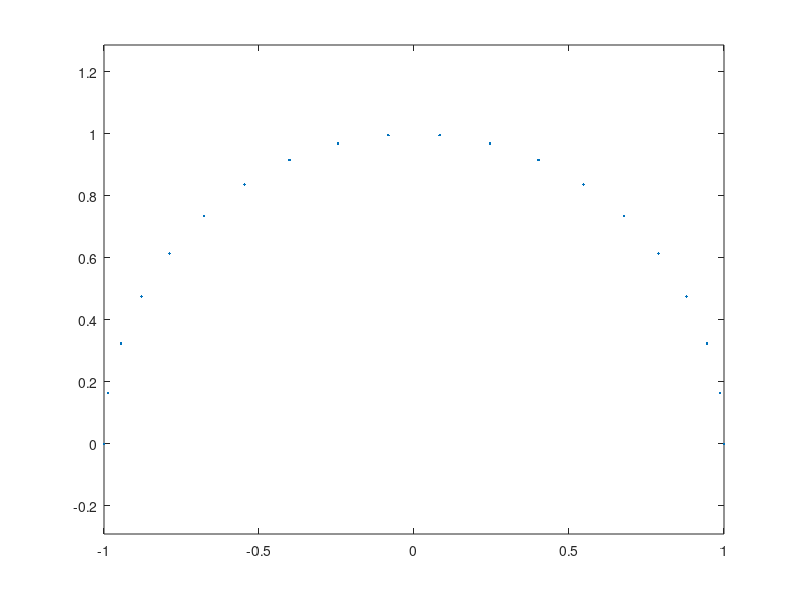

The MATLAB source for this figure: (Note: this script raises an error after producing the figure.)
%% CHEBFUN GUIDE 5: COMPLEX CHEBFUNS
% Lloyd N. Trefethen, November 2009

%% 5.1  Complex functions of a real variable

%%
% One of the attractive features of Matlab is that it handles complex
% arithmetic well. For example, here are 20 points on the upper half of the
% unit circle in the complex plane:

s = linspace(0,pi,20);
f = exp(1i*s);
plot(f,'.')
axis equal
  
%%
% In Matlab, both the variables i and j are initialized as i, the square
% root of -1, but this code uses 1i instead (just as one might write, for
% example, 3+2i or 2.2-1.1i).  Writing the imaginary unit in this fashion
% is a common trick among Matlab programmers, for it avoids the risk of
% surprises caused by i or j having been overwritten by other values. The
% "axis equal" command ensures that the real and imaginary axes are scaled
% equally.

%%
% Here is a chebfun analogue.

s = chebfun(@(s) s,[0 pi]);
f = exp(1i*s);
plot(f)
axis equal

%%
% The chebfun semicircle is represented by a polynomial of low degree:

length(f)
plot(f,'.-')
axis equal

%%
% We can have fun with variations on the theme:

subplot(1,2,1), g = s.*exp(10i*s); plot(g), axis equal
subplot(1,2,2), h = exp(2i*s)+.3*exp(20i*s); plot(h), axis equal

%%

subplot(1,2,1), plot(g.^2), axis equal
subplot(1,2,2), plot(exp(h)), axis equal

%%
% Such plots make pretty pictures, but as always with chebfuns, the
% underlying operations involve precise mathematics carried out to many
% digits of accuracy.  For example, the integral of g is -pi*i/10,

sum(g)

%%
% and the integral of h is zero:

sum(h)
%%
% Piecewise smooth complex chebfuns are also possible. For example, the
% following starts from a chebfun z defined as (1+0.5i)s for s on the
% interval [0,1] and 1+0.5i-2(s-1) for s on the interval [1,2].

z = chebfun('(1+.5i)*s','1+.5i-2*(s-1)',[0 1 2]);
subplot(1,2,1), plot(z), axis equal, grid on
subplot(1,2,2), plot(z.^2), axis equal, grid on

%%
% Actually, this way of constructing a piecewise chebfun is rather clumsy.
% An easier method is to use the "vertcat" feature of Chebfun, in which a
% construction like [f; g; h] constructs a single chebfun with the same
% values as f, g, and h, but on a domain concatenated together.  Thus if
% the domains of f, g, h are [a,b], [c,d], and [e,d], then [f; g; h] has
% three pieces with domains [a,b], [b,b+(d-c)], [b+(d-c),b+(d-c)+(d-e)].
% Using this trick, we can construct the chebfun z above in the following
% alternative manner:

  s = chebfun(@(s) s,[0 1]);
  zz = [(1+.5i)*s; 1+.5i-2*s];
  norm(z-zz)

%% 5.2 Analytic functions and conformal maps
%
% A function is *analytic* if it is differentiable in the complex sense, or
% equivalently, if it has a convergent Taylor series near each point.
% Analytic functions do interesting things in the complex plane. In
% particular, away from points where the derivative is zero, they are
% *conformal maps*, which means that though they may scale and rotate an
% infinitesimal region, they preserve angles between intersecting curves.

%%
% For example, suppose we define R to be a chebfun corresponding to the
% four sides of a rectangle and we define X to be another chebfun
% corresponding to a cross inside R.

s = chebfun('s',[0 1]);
R = [1+s; 2+2i*s; 2+2i-s; 1+2i-2i*s];
LW = 'linewidth'; lw1 = 2; lw2 = 3;
clf, subplot(1,2,1), plot(R,LW,lw2), grid on, axis equal
X = [1.3+1.5i+.4*s; 1.5+1.3i+.4i*s];
hold on, plot(X,'r',LW,lw2)

%%
% Here we see what happens to R and X under the maps z^2 and exp(z):

clf
subplot(1,2,1), plot(R.^2,LW,lw1), grid on, axis equal
hold on, plot(X.^2,'r',LW,lw2)
subplot(1,2,2), plot(exp(R),LW,lw1), grid on, axis equal
hold on, plot(exp(X),'r',LW,lw2)

%%
% We can take the same idea further and construct a grid in the complex
% plane, each segment of which is a piece of a chebfun that happens to be
% linear.  In this case we accumulate the various pieces as successive
% columns of a quasimatrix, i.e., a "matrix" whose columns are chebfuns.

  x = chebfun(@(x) x);
  S = chebfun;                  % make an empty chebfun
  for d = -1:.2:1
    S = [S d+1i*x 1i*d+x];      % add 2 more lines to the collection
  end
  clf, subplot(1,2,1), plot(S), axis equal

%%
% Here are the exponential and tangent of the grid:

  subplot(1,2,1), plot(exp(S)), axis equal
  subplot(1,2,2), plot(tan(S)), axis equal

%%
% Here is a sequence that puts all three images together on a single scale:
 
  clf
  plot(S), hold on
  plot(1.6+exp(S))
  plot(6.6+tan(S))
  axis equal, axis off

%%
% A particularly interesting set of conformal maps are the *Moebius
% transformations*, the rational functions of the form (az+b)/(cz+d) for
% constants a,b,c,d.  For example, here is a square and its image under the
% map w = 1/(1+z), and the image of the image under the same map, and the
% image of the image of the image.  We also plot the limit point given by
% the equation z = 1/(1+z), i.e., z = (sqrt(5)-1)/2.

moebius = @(z) 1./(1+z);
s = chebfun(@(s) s,[0 1]);
S = [-.5i+s; 1-.5i+1i*s; 1+.5i-s; .5i-1i*s];
clf
for j = 1:3
  S = [S moebius(S(:,j))];
end
plot(S)
hold on, axis equal
plot((sqrt(5)-1)/2,0,'.k','markersize',4)

%%
% Here's a prettier version of the same image using the Chebfun "fill"
% command.

S = [-.5i+s; 1-.5i+1i*s; 1+.5i-s; .5i-1i*s];
clf
fill(real(S),imag(S),[.5 .5 1]), axis equal, hold on
S = moebius(S); fill(real(S),imag(S),[.5 1 .5])
S = moebius(S); fill(real(S),imag(S),[1 .5 .5])
S = moebius(S); fill(real(S),imag(S),[.5 1 1 ])
plot((sqrt(5)-1)/2,0,'.k','markersize',4)
axis off

%% 5.3 Contour integrals
% If s is a real parameter and z(s) is a complex function of s, then we can
% define a contour integral in the complex plane like this:
%
%        INT f(z(s)) z'(s) ds
%
% The contour in question is the curve described by z(s) as s varies over
% its range.

%%
% For example, in the example at the end of Section 5.1 the contour
% consists of two straight segments that begin at 0 and end at -1+.5i.  We
% can compute the integral of exp(-z^2) over the contour like this:

  f = exp(-z.^2);
  I = sum(f.*diff(z))

%%
% Notice how easily the contour integral is realized in Chebfun, even over
% a contour consisting of several pieces. This particular integral is
% related to the complex error function [Weideman 1994].
  
%%
% According to *Cauchy's theorem*, the integral of an analytic function
% around a closed curve is zero, or equivalently, the integral between two
% points z1 and z2 is path-independent.  To verify this, we can compute the
% same integral over the straight segment going directly from 0 to -1+0.5i:

  w = chebfun('(-1+.5i)*s',[0 1]);
  f = exp(-w.^2);
  I2 = sum(f.*diff(w))

%%
% A *meromorphic function* is a function that is analytic in a region of
% interest in the complex plane apart from possible poles. According to the
% *Cauchy integral formula*, (1/2i*pi) times the integral of a meromorphic
% function f around a closed contour is equal to the sum of the residues of
% f associated with any poles it may have in the enclosed region.   The
% *residue* of f at a point z0 is the coefficient of the degree -1 term in
% its Laurent expansion at z0.  For example, the function exp(z)/z^3 has
% Laurent series z^(-3) + z^(-2) + (1/2)z^(-1) + (1/6)z^0 + ... at the
% origin, and so its residue there is 1/2.  We can confirm this by
% computing the contour integral around a circle:

z = chebfun('exp(1i*s)',[0 2*pi]);
f = exp(z)./z.^3;
I = sum(f.*diff(z))/(2i*pi)

%%
% Notice that we have just computed the degree 2 Taylor coefficient of
% exp(z).

%%
% When Chebfun integrates around a circular contour like this, it does not
% take advantange of the fact that the integrand is periodic.  That would
% be Fourier analysis as opposed to Chebyshev analysis, and a "fourfun"
% system would be more efficient for such problems [Davis 1959].  Chebyshev
% analysis is more flexible, however, since it does not require
% periodicity, and the loss in efficiency is only about a factor of pi/2
% [Hale & Trefethen 2008].

%%
% The contour does not have to have radius 1, or be centered at the origin:
z = chebfun('1+2*exp(1i*s)',[0 2*pi]);
f = exp(z)./z.^3;
I2 = sum(f.*diff(z))/(2i*pi)

%% 
% Nor does the contour have to be smooth. Here let us compute the same
% result by integration over a square:

s = chebfun('s',[-1 1]);
z = [1+1i*s; 1i-s; -1-1i*s; -1i+s];
f = exp(z)./z.^3;
I3 = sum(f.*diff(z))/(2i*pi)

%%
% In Chebfun one can also construct more interesting contours of the kind
% that appear in complex variables texts.  Here is an example:

  c = [-2+.05i -.2+.05i -.2-.05i -2-.05i];    % 4 corners
  s = chebfun('s',[0 1]);
  z = [c(1)+s*(c(2)-c(1))
       c(2)*c(3).^s./c(2).^s
       c(3)+s*(c(4)-c(3))
       c(4)*c(1).^s./c(4).^s];
  clf, plot(z), axis equal, axis off

%%
% The integral of f(z) = log(z)tanh(z) around this contour will be equal to
% 2i*pi times the sum of the residues at the poles of f at +-0.5i*pi.

f = log(z).*tanh(z);
I = sum(f.*diff(z))
Iexact = 4i*pi*log(pi/2)

%% 5.4 Cauchy integrals and locating zeros and poles
%
% Here are some further examples of computations with Cauchy integrals.
% The Bernoulli number B_k is k! times the kth Taylor coefficient of
% z/((exp(z)-1). Here is B_10 compared with its exact value 5/66.

k = 10;
z = chebfun('5*exp(1i*s)',[0 2*pi]);
f = z./((exp(z)-1));
B10 = factorial(k)*sum((f./z.^(k+1)).*diff(z))/(2i*pi)
exact = 5/66

%%
% Notice that we have taken z to be a circle of radius 5. If the radius is
% 1, the accuracy is a good deal lower:

z = chebfun('exp(1i*s)',[0 2*pi]);
f = z./((exp(z)-1));
B10 = factorial(k)*sum((f./z.^(k+1)).*diff(z))/(2i*pi)

%%
% This problem of numerical instability would arise no matter how one
% calculated the integral over the unit circle; it is not the fault of
% Chebfun.  For a study of how to pick the optimal radius, see [Bornemann
% 2009].

%%
% Another use of Cauchy integrals is to count zeros or poles of functions
% in specified regions.  According to the *principle of the argument*, the
% number of zeros minus the number of poles of f in a region is
%
%   N = (1/2i*pi) INT (f'/f) dz
%
% where the integral is taken over the boundary.  Since f' = df/dz =
% (df/ds)(ds/dz), we can rewrite this as
%
%   N = (1/2i*pi) INT (df/ds)/f ds.
%
% (What is really going on here is a calculation of the change of the
% argument of f as the boundary is traversed.  In principle it should be
% possible to calculate this by the Matlab commands "angle" and "unwrap",
% but these have not yet been overloaded for chebfuns.) For example, the
% function f(z) = sin(z)^3 + cos(z)^3 clearly has no poles; how many zeros
% does it have in the disk about 0 of radius 2? The following calculation
% shows that the answer is 3:

z = chebfun('2*exp(1i*s)',[0 2*pi]);
f = sin(z).^3 + cos(z).^3;
N = sum((diff(f)./f))/(2i*pi)

%%
% Variations on this idea enable one to locate zeros and poles as well as
% count them.  For example, we can locate a single zero with the formula
%
%   r = (1/2i*pi) INT z (df/ds)/f ds
%
% [McCune 1966].  Here is the zero of the function above in the unit disk:

z = chebfun('exp(1i*s)',[0 2*pi]);
f = sin(z).^3 + cos(z).^3;
r = sum(z.*(diff(f)./f))/(2i*pi)

%%
% We can check the result by a more ordinary chebfun calculation:

x = chebfun('x');
f = sin(x).^3 + cos(x).^3;
r = roots(f)

%%
% To find multiple zeros via Cauchy integrals, see [Delves & Lyness 1967].

%% 5.5 Alphabet soup
% 
% The Chebfun command "scribble" returns a piecewise linear complex chebfun
% corresponding to a word spelled out in capital letters.  For example:
f = scribble('Oxford University');
LW = 'linewidth'; lw = 2;
plot(f,LW,lw), xlim(1.1*[-1 1]), axis equal

%%
% This chebfun happens to have 67 pieces:
domain(f)

%%
% Though its applications are unlikely to be mathematical, f is a precisely
% defined mathematical object just like any other chebfun.  If we wish, we
% can compute with it:
f(0), norm(f)

%%
% Perhaps more interesting is that we can apply functions to it and learn
% something in the process:

plot(exp(3i*f),'m',LW,lw), ylim(1.2*[-1 1]), axis equal

%%
% Does putting a box around enhance the image? (We do this by adding a
% second column of a chebfun quasimatrix -- see Chapter 6.)
 
L = f.ends(end);
s = chebfun(@(x) x,[0 1]);
box0 = [-1.1-.05i+2.2*s;1.1-.05i+.22i*s;1.1+.17i-2.2*s;-1.1+.17i-.22i*s];
box = chebfun;
box{-1,1} = box0;
f = [f box];
plot(f,LW,lw), xlim(1.2*[-1 1]), axis equal

%%
clf, plot(exp((1+.2i)*f),LW,lw), axis equal, axis off

%%
plot(tan(f),LW,lw), axis equal, axis off

%%
% Next May 16, you might wish to write a greeting card for Pafnuty Lvovich
% Chebyshev, accurate as always to 15 digits:
f = scribble('Happy Birthday Pafnuty!');
L = f.ends(end);
g = @(z) exp(-2.2i+(2.5i+.4)*z);
clf, plot(g(f),'r',LW,lw), axis equal, axis off
circle = 1.12*chebfun(@(x) exp(2i*pi*x/L),[0 L]);
ellipse = 1.2*(circle + 1./circle)/2 + 1i*mean(imag(f));
hold on, plot(g(ellipse),'b',LW,lw)

%%
% You can find a code "greetingcard" for producing images like this in the
% Chebfun Examples collection.

%% 5.6  References
%
% [Bornemann 2009] F. Bornemann, "Accuracy and stability of computing
% high-order derivatives of analytic functions by Cauchy integrals",
% manuscript, 2009.
%
% [Davis 1959] P. J. Davis, "On the numerical integration of periodic
% analytic functions", in R. E. Langer, ed., On Numerical Integration,
% Math. Res. Ctr., U. of Wisconsin, 1959, pp. 45-59.
%
% [Delves & Lyness 1967] L. M. Delves and J. N. Lyness, "A numerical method
% for locating the zeros of an analytic function", Mathematics of
% Computation 21 (1967), 543-560.
%
% [Hale & Trefethen 2008] N. Hale and L. N. Trefethen, "New quadrature
% formulas from conformal maps", SIAM Journal on Numerical Analysis 46
% (2008), 930-948.
%
% [McCune 1966] J. E. McCune, "Exact inversion of dispersion relations",
% Physics of Fluids 9 (1966), 2082-2084.
%
% [Weideman 1994] J. A. C. Weideman, "Computation of the complex error
% function", SIAM Journal on Numerical Analysis 31 (1994), 1497-1518.
